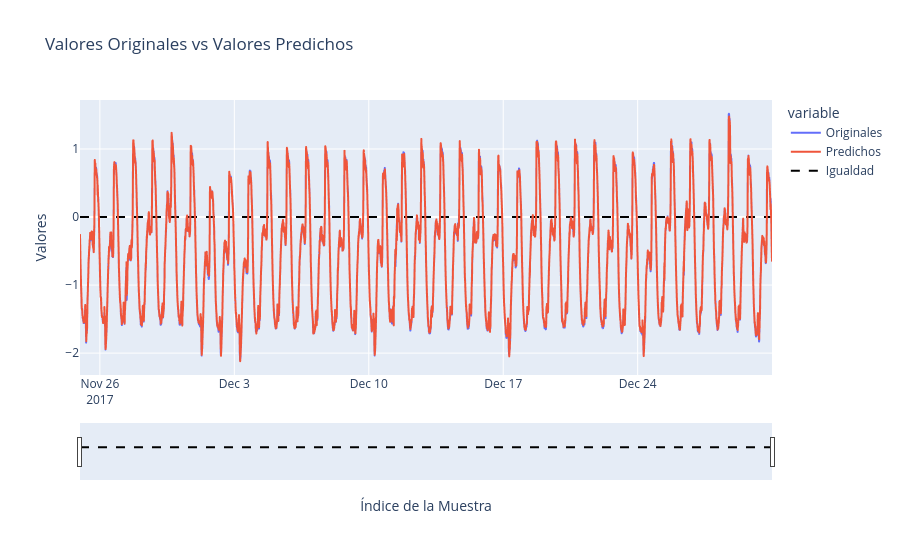

The code cell stored with this chart in its notebook:
### Code cell
# Crea un DataFrame con los datos originales y los predichos
df = pd.DataFrame({'Originales': valY.flatten(), 'Predichos': prediccionGRU.flatten()})
df.index = val_date

fecha_inicio = df.index[0]
fecha_fin = df.index[-1]


fig = px.line(df, title='Valores Originales vs Valores Predichos')
fig.update_xaxes(rangeslider_visible=True, title='Índice de la Muestra', range=[fecha_inicio, fecha_fin])
fig.update_yaxes(title='Valores')


fig.add_trace(go.Scatter(x=df.index, y=[0] * len(df), mode='lines', name='Igualdad', line=dict(color='black', dash='dash')))

fig.show()

### Figure 1 — Plotly figure (JSON) as saved in the notebook; plotly's stock layout.template omitted (floating-point values rounded to 4 significant figures; data arrays with more than 128 entries replaced by an {"elided": "..."} marker saying what was removed)
{"data": [{"hovertemplate": "variable=Originales<br>index=%{x}<br>value=%{y}<extra></extra>", "legendgroup": "Originales", "line": {"color": "#636efa", "dash": "solid"}, "marker": {"symbol": "circle"}, "mode": "lines", "name": "Originales", "showlegend": true, "type": "scattergl", "x": {"elided": "5189 str values"}, "xaxis": "x", "y": {"elided": "5189 float values"}, "yaxis": "y"}, {"hovertemplate": "variable=Predichos<br>index=%{x}<br>value=%{y}<extra></extra>", "legendgroup": "Predichos", "line": {"color": "#EF553B", "dash": "solid"}, "marker": {"symbol": "circle"}, "mode": "lines", "name": "Predichos", "showlegend": true, "type": "scattergl", "x": {"elided": "5189 str values"}, "xaxis": "x", "y": {"elided": "5189 float values"}, "yaxis": "y"}, {"line": {"color": "black", "dash": "dash"}, "mode": "lines", "name": "Igualdad", "type": "scatter", "x": {"elided": "5189 str values"}, "y": {"elided": "5189 int values"}}], "layout": {"legend": {"title": {"text": "variable"}, "tracegroupgap": 0}, "title": {"text": "Valores Originales vs Valores Predichos"}, "xaxis": {"anchor": "y", "domain": [0, 1], "range": ["2017-11-24T23:10:00", "2017-12-30T23:50:00"], "rangeslider": {"visible": true}, "title": {"text": "Índice de la Muestra"}}, "yaxis": {"anchor": "x", "domain": [0, 1], "title": {"text": "Valores"}}}}
